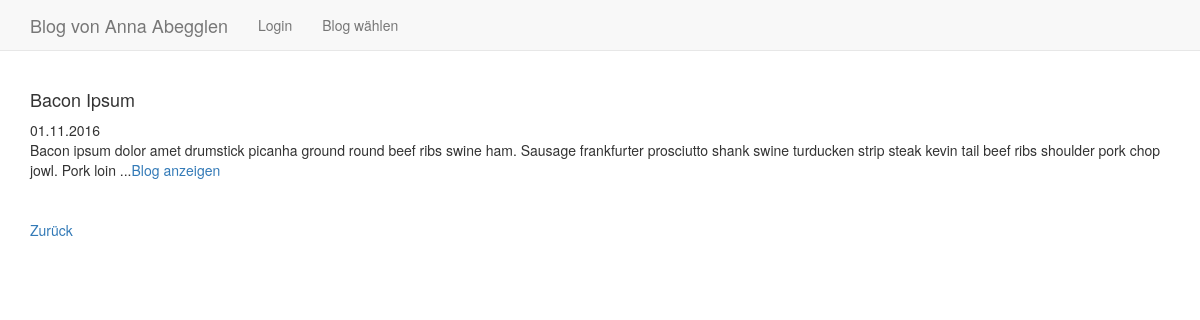
Screenshot of /index.php?function=entries_public&bid=4 with the database file from the repository.
### tables this page shows
CREATE TABLE "user" (
	`uid`	INTEGER PRIMARY KEY AUTOINCREMENT,
	`name`	TEXT,
	`email`	TEXT NOT NULL UNIQUE,
	`password`	TEXT NOT NULL,
	`role`	INTEGER NOT NULL
);

CREATE TABLE `entry` (
	`eid`	INTEGER PRIMARY KEY AUTOINCREMENT,
	`uid`	INTEGER NOT NULL,
	`tid`	INTEGER,
	`datetime`	INTEGER NOT NULL,
	`title`	TEXT NOT NULL,
	`content`	TEXT NOT NULL,
	`picture1`	TEXT,
	`picture2`	TEXT,
	`picture3`	TEXT,
	FOREIGN KEY(`uid`) REFERENCES `user`(`uid`),
	FOREIGN KEY(`tid`) REFERENCES `topic`(`tid`)
);

### include/functions_db.php (called while the page is built, shortened)
<?php
  function getUserName($uid) {
	$db = getValue('cfg_db');
	$result = $db->query("SELECT name, email FROM user WHERE uid=".$uid);
	if ($user = $result->fetchArray()) {
	  if (strlen($user[0]) > 0) return $user[0];
	  else return $user[1];
	} else return "";
  }
  function getEntries($uid) {
	$alle = [];
	$db = getValue('cfg_db');
	$entries = $db->query("SELECT eid, datetime, title, content, picture1, picture2, picture3 FROM entry WHERE uid=$uid ORDER BY eid DESC");
	while ($entry = $entries->fetchArray()) {
	  $alle[] = $entry;
	}
	return $alle;
  }
?>

### entries_public.php (the view)
<?php
  $entries = getEntries($blogId);
  if ($entries != NULL) {
    foreach ($entries as $entry => $blogs) {
      $content = preg_replace("/[^ ]*$/", '', substr($blogs['content'], 0, 200));
      echo '<h4>'.$blogs['title'].'</h4>';
      echo date('d.m.Y',$blogs['datetime']);
      echo '<br>';
      echo $content.'...';
      echo '<a href="index.php?function=entries_public_details&bid='.$blogId.'&eid='.$blogs['eid'].'">Blog anzeigen </a>';
      echo "<br>"."<br>";
    }
  } else {
      echo "Dieser User hat noch keinen Blog erstellt.";
  }
  echo '<br><a href="index.php?function=blogs&bid='.$blogId.'">Zurück</a>';
?>

### index.php (shortened to what this page needs)
<?php
  require_once("include/functions.php");
  require_once("include/functions_db.php");
  if (isset($_GET['function'])) $function = $_GET['function'];
  else $function = "login";
  if (isset($_GET['bid'])) $blogId = $_GET['bid'];
  else $blogId = 0;
?>
<!DOCTYPE html>
<html lang="de">
<head>
  <link href="css/bootstrap.min.css" rel="stylesheet" />
</head>
<body>
  <nav class="navbar navbar-default navbar-fixed-top">
	<div class="container">
      <div class="navbar-header">
		<a class="navbar-brand"><?= getMenuTitle($blogId); ?></a>
      </div>
      <ul class="nav navbar-nav">
		<?= getMenu($blogId); ?>
      </ul>
	</div>
  </nav>
  <div class="container" style="margin-top:80px">
  <?php
	require_once("$function.php");
  ?>
  </div>
</body>
</html>

### rows the page displays
user: name "Blog von Anna Abegglen"
entry: title "Bacon Ipsum", datetime "01.11.2016", content "Bacon ipsum dolor amet drumstick picanha ground round beef ribs swine ham. Sausage frankfurter prosciutto shank swine turducken strip steak kevin tail beef ribs shoulder pork chop jowl. Pork loin"
